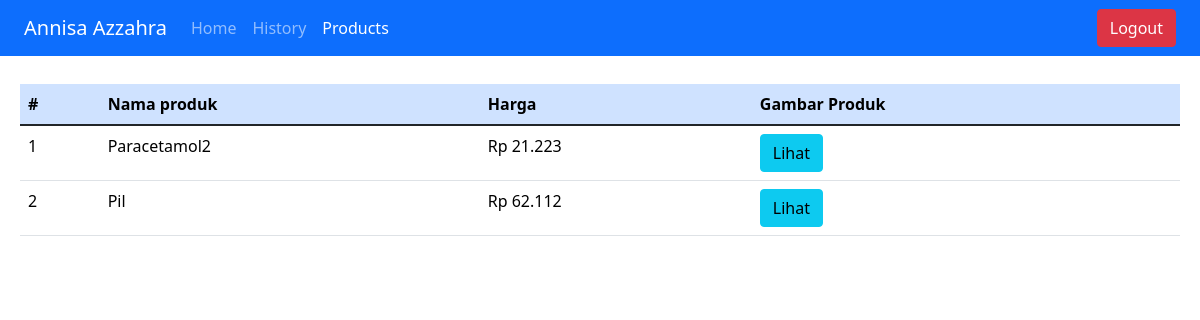
Page /product.php (signed in) on the committed database.
### tables this page shows
CREATE TABLE `products` (
  `id` int(11) NOT NULL,
  `name` varchar(255) NOT NULL,
  `price` int(11) NOT NULL,
  `image` varchar(255) NOT NULL,
  `created_at` timestamp NOT NULL DEFAULT current_timestamp(),
  `updated_at` timestamp NULL DEFAULT NULL
);

### product.php (the view, shortened to what this page needs)
<!DOCTYPE html>
<html lang="en">
<head>
    <link rel="stylesheet" href="./plugin/css/bootstrap.min.css">
    <link rel="stylesheet" href="https://cdn.jsdelivr.net/npm/bootstrap@5.1.3/dist/css/bootstrap.min.css" rel="stylesheet"">
</head>
<body>
<nav class="navbar navbar-expand-lg navbar-dark bg-primary">
        <div class="container-fluid">
          <a class="navbar-brand" href="#">Annisa Azzahra</a>
          <div class="collapse navbar-collapse justify-content-between" id="navbarNav">
            <ul class="navbar-nav">
              <li class="nav-item">
                <a class="nav-link" aria-current="page" href="./index.php">Home</a>
              </li>
              <li class="nav-item">
                <a class="nav-link" href="#">History</a>
              </li>
              <li class="nav-item">
                <a class="nav-link active" href="#">Products</a>
              </li>
            </ul>
              <a href="backend/logout.php" class="btn btn-danger">Logout</a>
          </div>
        </div>
</nav>
    <div style="border: none !important" class="card m-1">
      <div class="card-body">
    <table class="table">
        <thead class="table-primary">
            <tr>
                <th scope="col">#</th>
                <th scope="col">Nama produk</th>
                <th scope="col">Harga</th>
                <th scope="col">Gambar Produk</th>
            </tr>
        </thead>
        <tbody>
            <?php
                require './config/db.php';
                $base_url = "http://localhost/pemweb-otorisasi-main/";
                $products = mysqli_query($db_connect,"SELECT * FROM products");
                $no = 1;
                while($row = mysqli_fetch_assoc($products)) {
            ?>
                <tr>
                    <td><?=$no++;?></td>
                    <td><?=$row['name'];?></td>
                    <td>Rp <?= number_format($row['price'], 0, ',', '.'); ?></td>
                    <td>
                    <button id="myImg" class="btn btn-info" data-image-url="<?php echo $base_url . $row['image']; ?>" data-bs-toggle="modal" data-bs-target="#imageModal">
                        <i class="fa fa-eye" aria-hidden="true"></i> Lihat
                    </button>
                    </td>
                </tr>
            <?php } ?>
        </tbody>
    </table>
      </div>
    </div>
</body>
</html>

### rows in the picture
products: name "Paracetamol2", price "21.223"
products: name "Pil", price "62.112"
